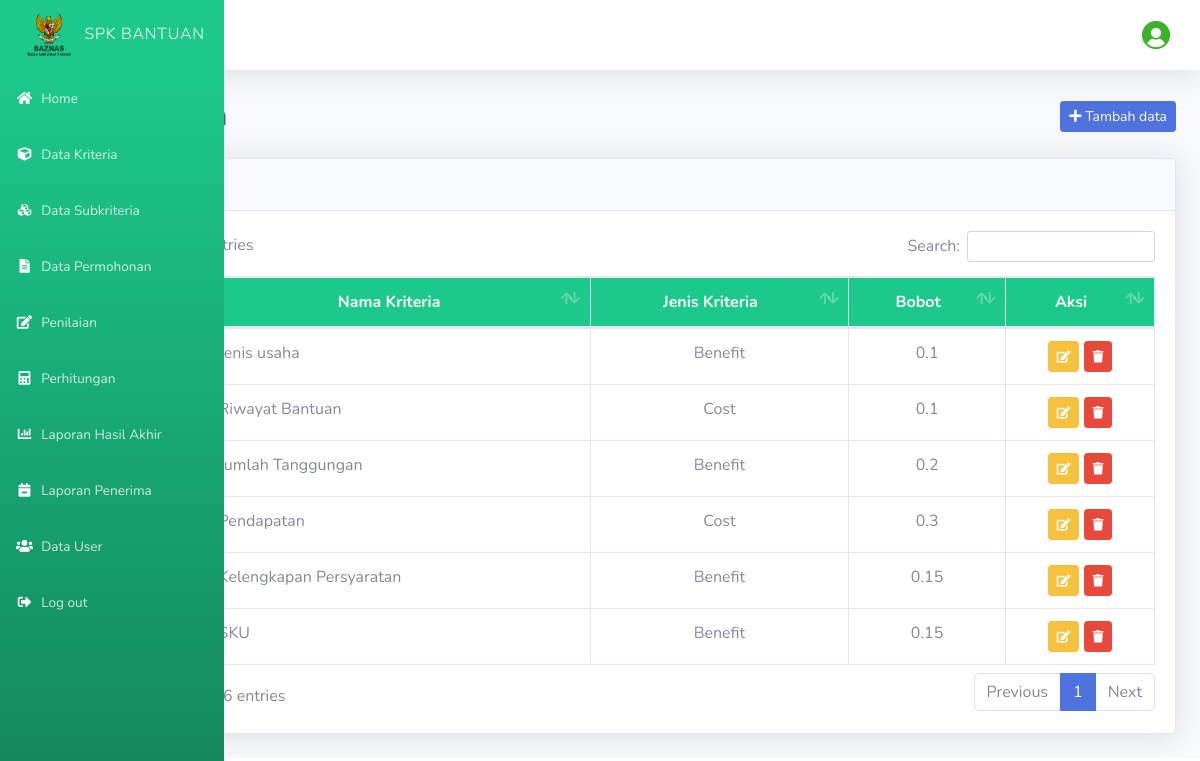
The page /index.php/kriteria on the database its author committed.
### tables this page shows
CREATE TABLE `tb_kriteria` (
  `id` int(10) NOT NULL,
  `id_kriteria` varchar(10) NOT NULL,
  `nama_kriteria` varchar(50) NOT NULL,
  `jenis_kriteria` varchar(50) NOT NULL,
  `bobot` double NOT NULL
);

### application/controllers/kriteria.php (called while the page is built, shortened)
<?php
class Kriteria extends CI_Controller {
	 public function __construct() {
        $this->load->model('m_data');
		$this->load->library('form_validation');
    }
	public function index()
	{
		$title['title']= 'Kriteria';
		$data2['user'] = $this->db->get_where('tb_user',['email'=>
		$this->session->userdata('email')])->row_array();
		$last_kriteria = $this->db->select('id')
		->order_by('id', 'DESC')
		->limit(1)
		->get('tb_kriteria')
		->row_array();
		$new_id_number = $last_kriteria ? $last_kriteria['id'] + 1 : 1;
		$new_id_kriteria = 'K' . str_pad($new_id_number, 3, '0', STR_PAD_LEFT);
		$data['id_kriteria'] = $new_id_kriteria;
		$data['kriteria'] = $this->m_data->tampil_data();
		$this->load->view('templates/header', $title);
		$this->load->view('templates/sidebar');
		$this->load->view('templates/topbar',$data2);
		$this->load->view('kriteria', $data);
	}
}

### index.php (called while the page is built, shortened)
<?php
require_once BASEPATH.'core/CodeIgniter.php';

### application/models/m_data.php (called while the page is built, shortened)
<?php
class M_data extends CI_Model{
    public function tampil_data(){
        return $this->db->get('tb_kriteria')->result();
    }
}
?>

### application/views/kriteria.php (the view, shortened to what this page needs)
<!DOCTYPE html>
<html lang="en">
<head>
    <link href="<?php echo base_url() ?>assets/vendor/fontawesome-free/css/all.min.css" rel="stylesheet" type="text/css">
    <link href="<?php echo base_url() ?>assets/css/sb-admin-2.min.css" rel="stylesheet">
    <link href="<?php echo base_url() ?>assets/vendor/datatables/dataTables.bootstrap4.min.css" rel="stylesheet">
</head>
<body id="page-top">
        <div id="content-wrapper" class="d-flex flex-column">
            <div id="content">
                <div class="container-fluid">
                    <div class="d-sm-flex align-items-center justify-content-between mb-4">
                        <h1 class="h3 mb-0 text-gray-800"> Data Kriteria</h1>
                        <button class="btn btn-primary btn-sm" data-toggle="modal" data-target="#exampleModal"><i class="fa fa-plus"></i>      Tambah data</button>
                    </div>
                    <div class="card shadow mb-4">
                        <div class="card-header py-3">
                        <h6 class="m-0 font-weight-bold text-success"><i class="fas fa-fw fa-list-alt text-successy"></i> Data Kriteria</h6>
                        </div>
                        <div class="card-body">
                            <div class="table-responsive">
                                <table class="table table-bordered "  id="dataTable" width="100%" cellspacing="10" >
                                    <thead class="text-center bg-success text-white">
                                        <tr>
                                            <th>No</th>
                                            <th>Nama Kriteria</th>
                                            <th>Jenis Kriteria</th>
                                            <th>Bobot </th>
                                            <th>Aksi</th>
                                        </tr>
                                    </thead>
                                    <tbody>
                                    <?php $no = 1; ?>
                                    <?php foreach ($kriteria as $data): ?>
                                        <tr>
                                            <td class="text-center"><?php echo $no++?></td>
                                            <td><?php echo $data->nama_kriteria ?></td>
                                            <td class="text-center"><?php echo $data->jenis_kriteria ?></td>
                                            <td class="text-center"><?php echo $data->bobot ?></td>
                                            <td class="text-center">
                                                <a data-toggle="modal" data-target="#update<?= $data->id;?>" data-placement="bottom" title="Update Data" href="<?php echo base_url()?>admin/update_data/" class="btn btn-warning btn-sm"><i class="fa fa-edit fa-sm"></i></a>
                                                <a data-toggle="modal" data-target="#delete<?= $data->id;?>" data-placement="bottom" title="Hapus Data" href="<?php echo base_url()?>admin/hapus_data/" class="btn btn-danger btn-sm"><i class="fa fa-trash fa-sm"></i></a>
                                            </td>
                                        </tr>
                                        <?php endforeach; ?>
                                    </tbody>
                                </table>
                            </div>
                        </div>
                    </div>
                </div>
            </div>
        </div>
    </div>
</body>
</html>

### application/views/kriteria.php (style rules this page uses)
#content { margin-top: 100px; }

### rows shown on the page
tb_kriteria: nama_kriteria "Jenis usaha", jenis_kriteria "Benefit", bobot "0.1"
tb_kriteria: nama_kriteria "Riwayat Bantuan", jenis_kriteria "Cost", bobot "0.1"
tb_kriteria: nama_kriteria "Jumlah Tanggungan", jenis_kriteria "Benefit", bobot "0.2"
tb_kriteria: nama_kriteria "Pendapatan", jenis_kriteria "Cost", bobot "0.3"
tb_kriteria: nama_kriteria "Kelengkapan Persyaratan", jenis_kriteria "Benefit", bobot "0.15"
tb_kriteria: nama_kriteria "SKU", jenis_kriteria "Benefit", bobot "0.15"
